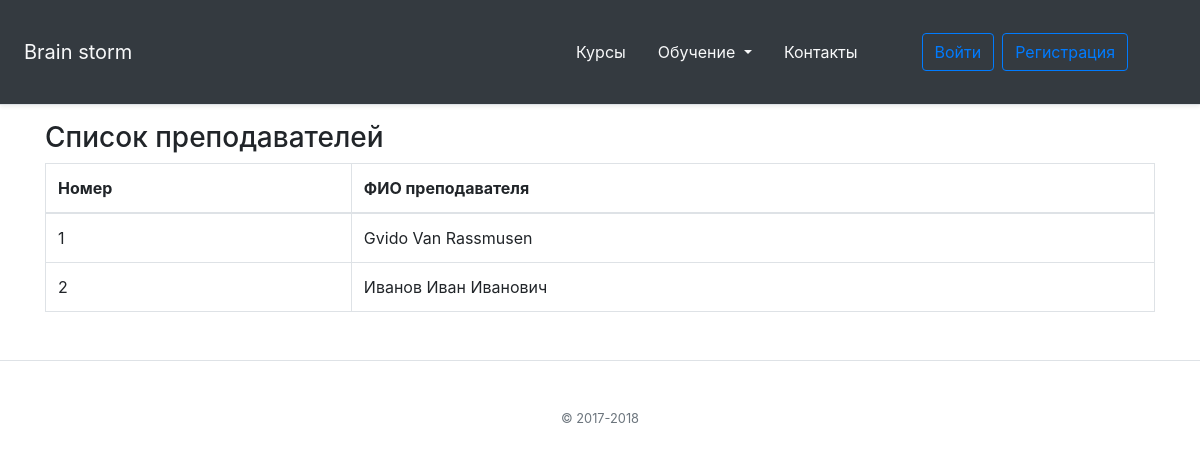
Screenshot of /teachers/ with the database file from the repository.
### online_school/models.py (models this page shows)
class AbstractPeopleNamesMixin(models.Model):
    class Meta:
        abstract = True
    last_name = models.CharField(max_length=255)
    first_name = models.CharField(max_length=255)
    patronymic = models.CharField(max_length=255)

class AbstractDateTimeMixin(models.Model):
    class Meta:
        abstract = True
    created = models.DateTimeField(auto_now_add=True)
    updated = models.DateTimeField(auto_now=True)

class Teacher(AbstractPeopleNamesMixin, AbstractDateTimeMixin):
    class Meta:
        ordering = ('id',)
    courses = models.ManyToManyField('Course', blank=True, null=True, related_name='Teacher', through='Course_Teachers')
    def __str__(self):
        return f'{self.last_name} {self.first_name} {self.patronymic}'

### online_school/views.py (the view)
# urls.py: path('teachers/', views.TeachersListView.as_view(), name='teachers'),
class TeachersListView(ListView):
    template_name = 'online_school/teachers.html'
    model = Teacher

### online_school/templates/online_school/teachers.html
{% extends 'online_school/base.html' %}
{% block body %}
  <div class="container">
    <h3>Список преподавателей</h3>
    <table class="table table-bordered">
        <thead>
        <tr>
            <th>Номер</th>
            <th>ФИО преподавателя</th>
        </tr>
        </thead>
        <tbody>
        {% for teacher in object_list %}
        <tr>
            <td>{{ teacher.id}}</td>
            <td>{{ teacher }}</td>
        </tr>
        {% empty %}
        <tr>
            <td>1</td>
            <td>No teacher yet.</td>
        </tr>
        {% endfor %}
        </tbody>
    </table>
</div>
{% endblock %}

### rows the page displays
Teacher: id "1", last_name+first_name+patronymic "Gvido Van Rassmusen"
Teacher: id "2", last_name+first_name+patronymic "Иванов Иван Иванович"
